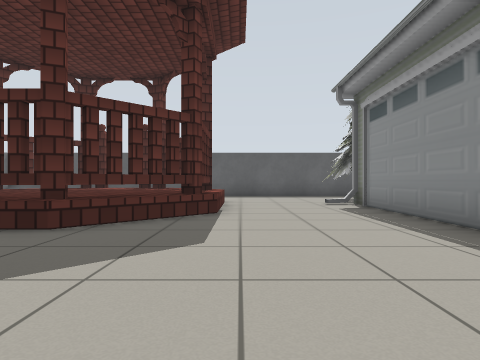
View 1 (above)

13 first-person views from a walk through a Gazebo world. The camera is 0.64 m above the floor, looks level and sees 75° across. The lines on the ground mark 1 m squares. The floor is counted in squares, 1 m on a side. Each view is taken from the middle of a square. On the plan, view 1 faces up. The plan holds only what a view shows up to about 10 squares ahead; the rest is blank. Simple shapes stand in for some stock models. Some surface patterns are stand-ins.

View 2
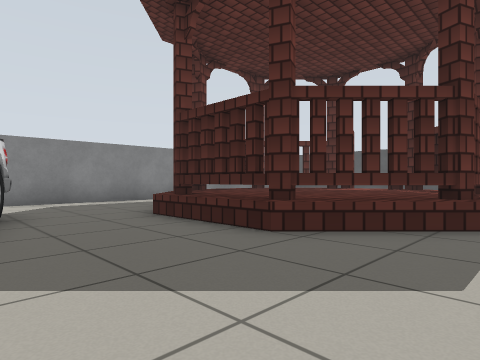

View 3
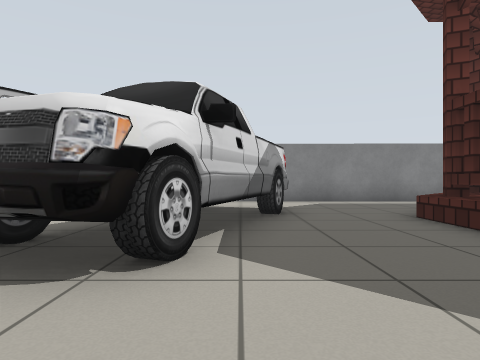

View 4
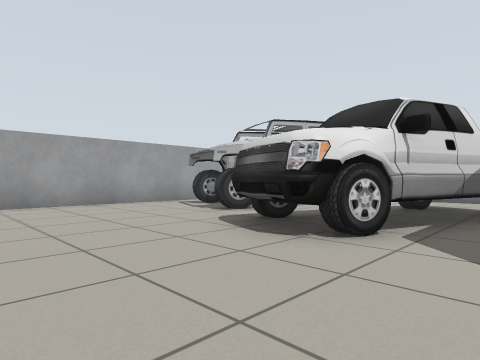

View 5
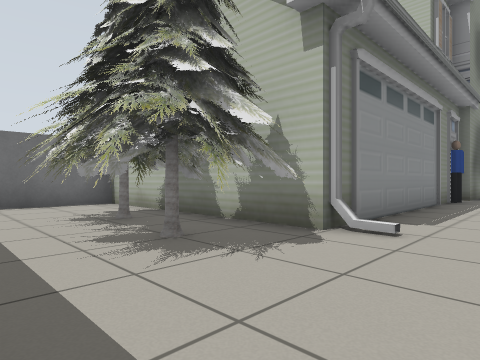

View 6
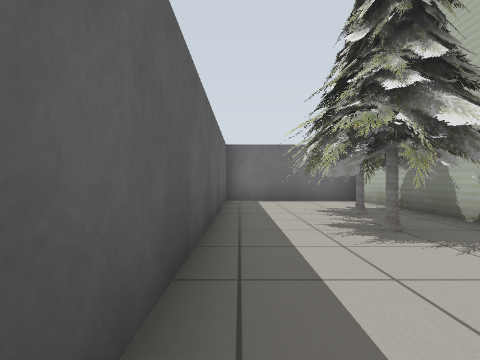

View 7
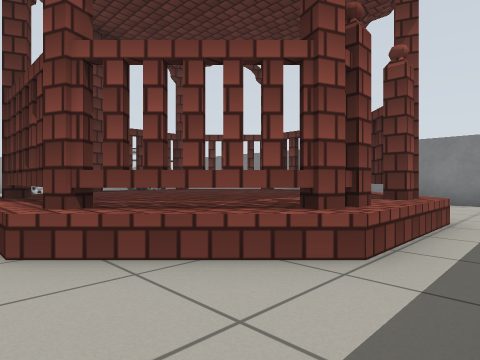

View 8
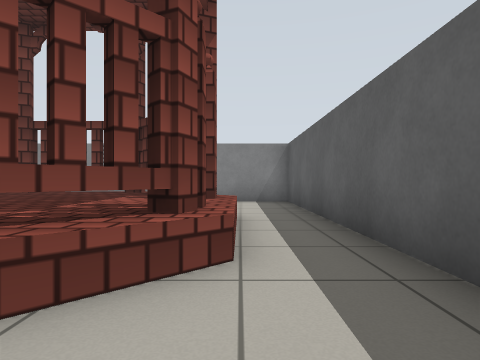

View 9
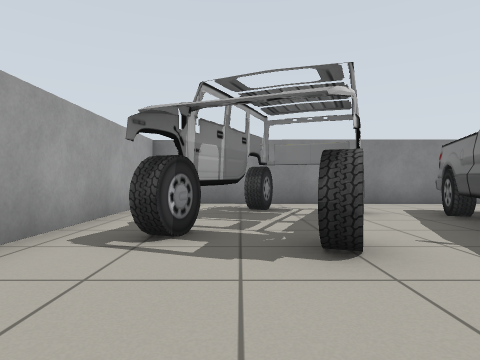

View 10
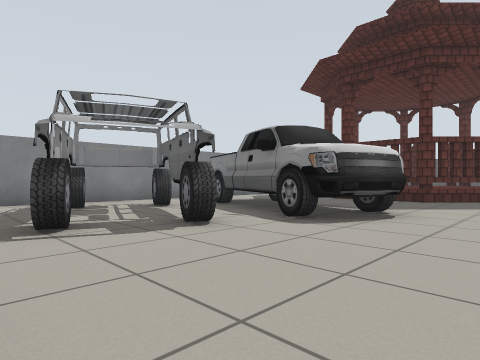

View 11
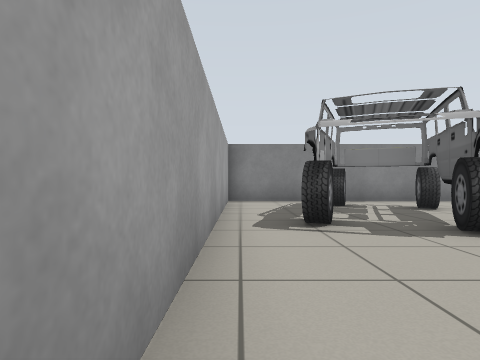

View 12
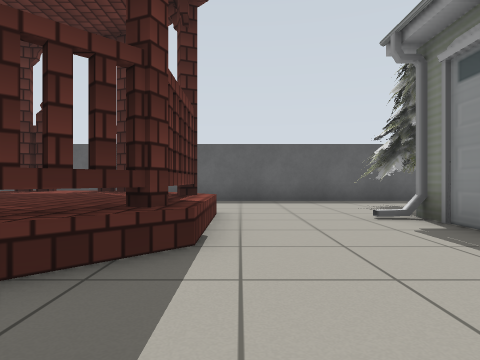

View 13
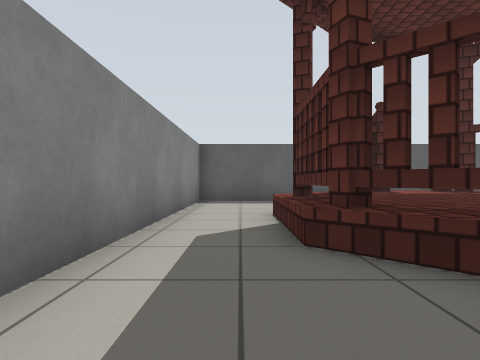

### Floor plan
Key: @ floor where view 1 was taken; # wall or solid block; . floor; P pavilion; T pine tree; I pickup truck; C car; E person.
Columns run from 10 left of view 1 to 10 right of it. Each row starts with its distance up from view 1.
 13  ####################
 12  #..................#
 11 ##...PPP.....TTTTT..#
 10 #...PPPPP....TTTTT..#
  9 #..PPPPPPP...TTTTT..#
  8 #..PPPPPPP...##TTT###
  7 #..PPPPPPP...#
  6 #..PPPPPPP...#
  5 #...PPPPP....#
  4 #....PPP.....#
  3 #............#
  2 #..II........#
  1 #.. III..... E
  0 #..IIIIII.@. #
 -1 #....IIII...
 -2 #.CCC.......
 -3 #.CCCCC....
 -4 #..CCCC....
 -5 #....CC....
 -6 #..........
 -7 ###########

Where each view was taken, in squares from view 1:
view 1: 0 up, 0 right, facing up
view 2: 1 up, 0 right, facing up-left
view 3: 1 up, 0 right, facing left
view 4: 2 up, 1 right, facing down-left
view 5: 12 up, 1 right, facing down-right
view 6: 12 up, 0 right, facing right
view 7: 12 up, 0 right, facing down-left
view 8: 11 up, 0 right, facing left
view 9: 4 down, 1 left, facing left
view 10: 6 down, 0 right, facing up-left
view 11: 6 down, 0 right, facing left
view 12: 3 up, 0 right, facing up
view 13: 3 up, 8 left, facing up
